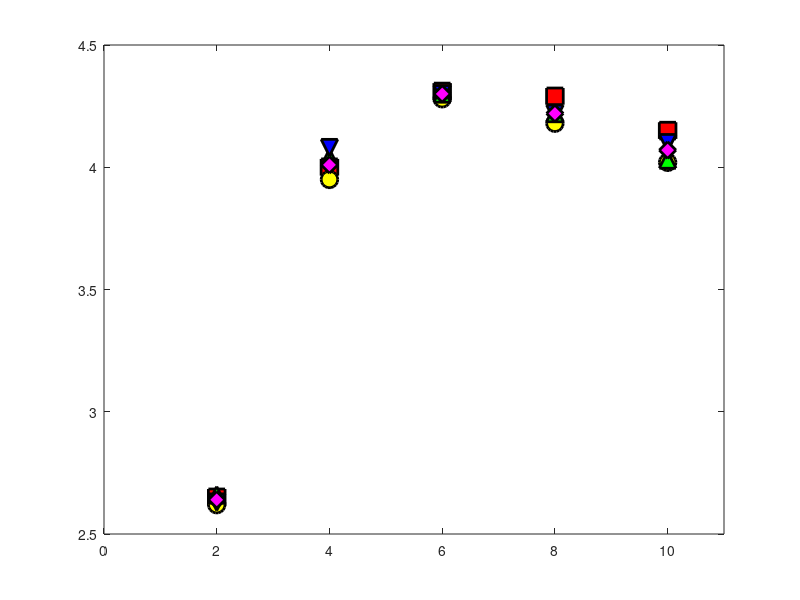

This figure's MATLAB source: (Note: this script raises an error after producing the figure.)
clc
close all;
clear all;




x = [2,4,6,8,10];
y1 = [2.65,4.00,4.31,4.29,4.15];
y2 = [2.62,3.95,4.28,4.18,4.02];
y3 = [2.66,4.04,4.30,4.22,4.03];
y4 = [2.63,4.08,4.30,4.22,4.10];
y5 = [2.64,4.01,4.30,4.22,4.07];
%%
% Size of the output  Figure
figure('Position',[0 0 800 600], 'Color','w')
%%
plot(x,y1,'s',...       
    'LineWidth',2,...              % Marker Line Width
    'MarkerSize',12,...            % Marker Size
    'MarkerEdgeColor','k',...      % Marker Edge Color
    'MarkerFaceColor','r');        % Marker face color 


hold on
plot(x,y2,'o',...       
    'LineWidth',2,...              % Marker Line Width
    'MarkerSize',12,...            % Marker Size
    'MarkerEdgeColor','k',...      % Marker Edge Color
    'MarkerFaceColor','y');        % Marker face color 

plot(x,y3,'^',...       
    'LineWidth',2,...              % Marker Line Width
    'MarkerSize',12,...            % Marker Size
    'MarkerEdgeColor','k',...      % Marker Edge Color
    'MarkerFaceColor','g');        % Marker face color

plot(x,y4,'v',...       
    'LineWidth',2,...              % Marker Line Width
    'MarkerSize',12,...            % Marker Size
    'MarkerEdgeColor','k',...      % Marker Edge Color
    'MarkerFaceColor','b');        % Marker face color

plot(x,y5,'d',...       
    'LineWidth',2,...              % Marker Line Width
    'MarkerSize',12,...            % Marker Size
    'MarkerEdgeColor','k',...      % Marker Edge Color
    'MarkerFaceColor','m');        % Marker face color


hold off

%%
xlim([0 11])                % X-Axis Limit 
ylim([2.5 4.5])              % Y-Axis Limit
xticks(0:2:10);     % Increment Limit in the X-Axis
yticks(2.5:0.50:4.50);         % Increment Limit in the Y-Axis
%%
%%
% properties of XTickLabel
 ax=gca;
 a = get(gca,'XTickLabel');
 ax.Color = 'w'; % Backgroud color 
 ax.FontName = 'Times New Roman'; %Front of the XTickLabel
 ax.FontWeight='bold';  % Front type of the XTickLabel
 ax.FontSize=18;         % Front size of the XTickLabel
 ax.FontAngle='normal';  % front type, Can be 'italic'
 ax.TickDir='in';        % line tik , can be 'out';'both'

  %%
% properties of YTickLabel
 ax=gca;
 a = get(gca,'YTickLabel');
 ax.Color = 'w'; % Backgroud color 
 ax.FontName = 'Times New Roman';%Front of the YTickLabel
 ax.FontWeight='bold';% Front type of the YTickLabel
 ax.FontSize=18;% Front size of the YTickLabel
 ax.FontAngle='normal';% front type, Can be 'italic'
 ax.TickDir='in'; % line tik , can be 'out';'both'

%%
% Properties of X-Label
xlab=xlabel('t^*'); % Text Title of the X-Label
xlab.FontSize=18;                      % Text Front Size of the X-Label
xlab.FontName=('Times New Roman');     % Text Type of front for X-Label
xlab.FontWeight='bold';                % Text Type of front, can be 'normal'
xlab.Color=('k');                      % Text color of the X-Label
ax.XAxis.LineWidth = 1.5;                % Width of the X-Axis Line Bar
ax.XAxis.Color = 'k';                  % Color of the X-Axis Line Bar

%%
% Properties of Y-Label
ylab=ylabel('\delta'); % Text Title of the Y-Label
ylab.FontSize=18;                         % Text Front Size of the Y-Label
ylab.FontName=('Times New Roman');        % Text Type of front for Y-Label
ylab.FontWeight='bold';                   % Text Type of front, can be 'normal'
ylab.Color=('k');                         % Text color of the Y-Label
ax.YAxis.LineWidth = 1.5;                 % Width of the Y-Axis Line Bar
ax.YAxis.Color = 'k';     
%%
%%
% properties of the Legend
h=legend('\boldmath $ T_w = 333K $','\boldmath $ T_w = 343K $','\boldmath $ T_w = 353K $',...
    '\boldmath $ T_w = 363K $','   \boldmath $$\overline{\delta}$$'); % Legend name inside the box
%h = legend('\boldmath$\bar{\delta}$');
set(h, 'Interpreter', 'latex','FontName','Time New Roman');
% h.FontSize = 18;              % Text Frontsize of the legend
 %h.FontName='Time New Roman'; % Text Frontname of the legend
% h.TextColor='k';              % Text color in the legend
% h.Location='East';    % Position of the Legend
% h.FontWeight='bold';          % Text Legend front
% h.EdgeColor='k';              % Legend box color
% h.LineWidth =1.5;             % Width of the box outline
% h.Orientation='vertical';     % Oriention of the legend 'horizontal'
% h.Box='on'; % Legend box 'boxoff'
% lgd.Title.FontSize = 14; % Text Front size of the legend title
% lgd.Title.String='My Legend Title'; % Title of the Legend
% lgd.Numcilumns=2;  % Number of coloumns for the legend

%%
% Save Figure 
print ('D30-U8-SF','-dpng','-r600')


